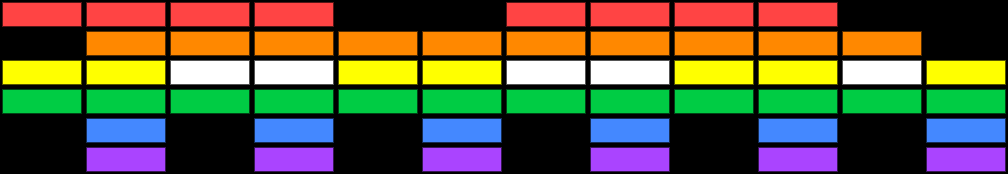

The image is a tile-based game level rendered from a .tmx file. Its description and complete source (layers, tilesets, objects, tile grids) follow:
An orthogonal 12x6 tile map with 84x29 px tiles, 1 tile layer (bricks).

<map version="1.11" tiledversion="1.12.2" orientation="orthogonal" renderorder="right-down" width="12" height="6" tilewidth="84" tileheight="29" infinite="0" nextlayerid="2" nextobjectid="1">
 <tileset firstgid="1" source="bricks.tsx" />
 <layer id="1" name="bricks" width="12" height="6">
  <properties>
   <property name="collides" type="bool" value="false" />
  </properties>
  <data encoding="csv">
1,1,1,1,0,0,1,1,1,1,0,0,
0,2,2,2,2,2,2,2,2,2,2,0,
3,3,7,7,3,3,7,7,3,3,7,3,
4,4,4,4,4,4,4,4,4,4,4,4,
0,5,0,5,0,5,0,5,0,5,0,5,
0,6,0,6,0,6,0,6,0,6,0,6
</data>
 </layer>
</map>
